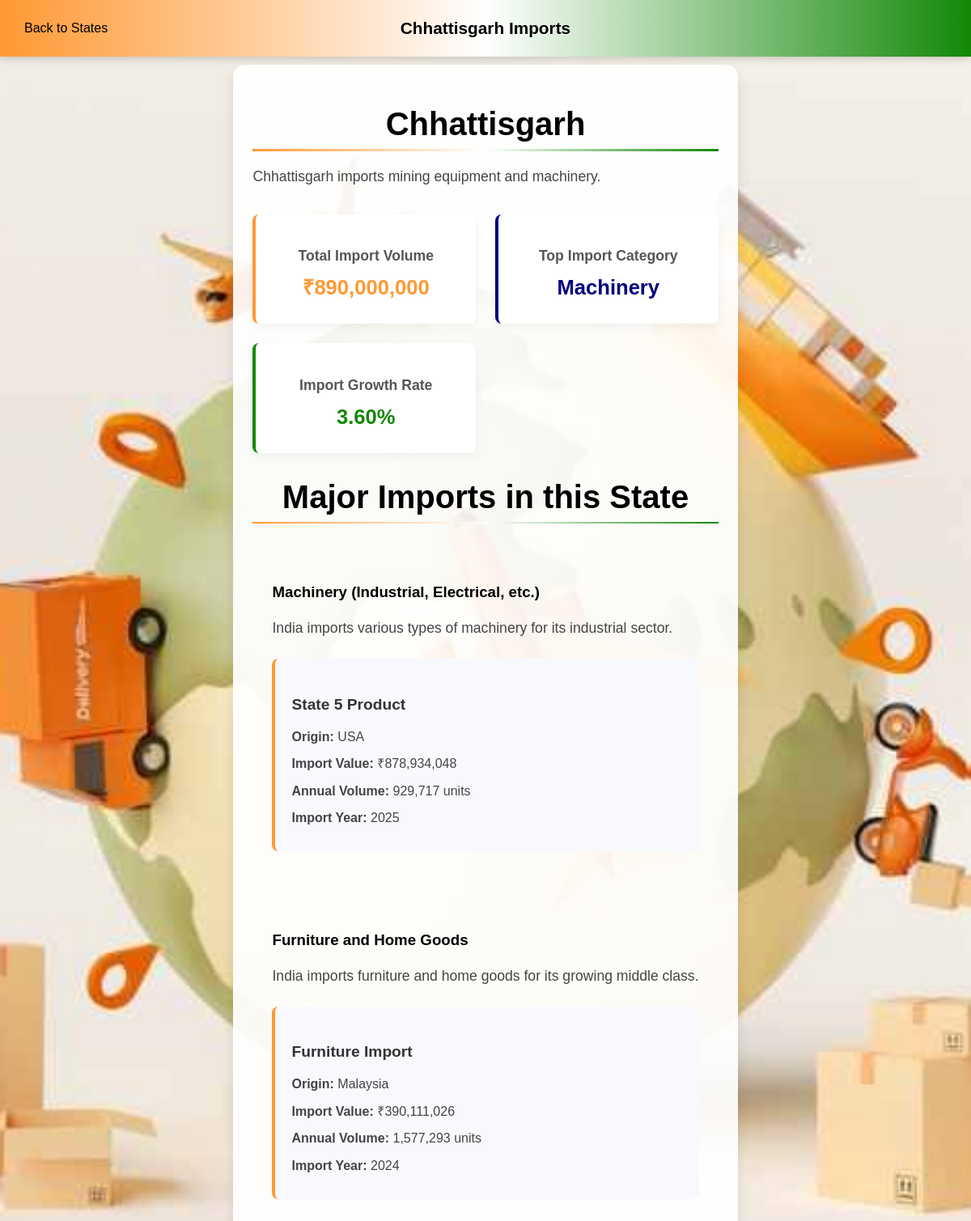
Page /pages/state_detail.php?id=5 on the committed database.
### tables this page shows
CREATE TABLE states (
    state_id INT AUTO_INCREMENT PRIMARY KEY,
    state_name VARCHAR(100) NOT NULL,
    state_description TEXT,
    state_image VARCHAR(255),
    import_volume DECIMAL(15,2),
    top_import_category VARCHAR(100),
    import_growth_rate DECIMAL(5,2)
);

CREATE TABLE categories (
    category_id INT AUTO_INCREMENT PRIMARY KEY,
    category_name VARCHAR(100) NOT NULL,
    category_description TEXT,
    category_image VARCHAR(255),
    annual_import_value DECIMAL(15,2),
    main_source_countries TEXT,
    import_growth_rate DECIMAL(5,2)
);

CREATE TABLE product_imports (
    import_id INT AUTO_INCREMENT PRIMARY KEY,
    product_name VARCHAR(255) NOT NULL,
    state_id INT,
    category_id INT,
    import_value DECIMAL(15,2),
    origin_country VARCHAR(100),
    import_year INT,
    import_volume DECIMAL(15,2),
    FOREIGN KEY (state_id) REFERENCES states(state_id),
    FOREIGN KEY (category_id) REFERENCES categories(category_id)
);

### pages/state_detail.php (the view, shortened to what this page needs)
<?php
include_once '../includes/db_connect.php';
$state_id = isset($_GET['id']) ? intval($_GET['id']) : 0;
$state_query = "SELECT * FROM states WHERE state_id = ?";
$stmt = $conn->prepare($state_query);
$stmt->bind_param("i", $state_id);
$stmt->execute();
$state_result = $stmt->get_result();
if($state_result && $state_result->num_rows > 0) {
    $state = $state_result->fetch_assoc();
    $state_name = $state['state_name'];
    $state_description = $state['state_description'];
    $import_volume = $state['import_volume'];
    $top_import_category = $state['top_import_category'];
    $import_growth_rate = $state['import_growth_rate'];
} else {
    header("Location: ../pages/states.php");
    exit();
}
$categories_query = "SELECT DISTINCT c.category_id, c.category_name, c.category_description
                     FROM categories c
                     JOIN product_imports pi ON c.category_id = pi.category_id
                     WHERE pi.state_id = ?";
$stmt = $conn->prepare($categories_query);
$stmt->bind_param("i", $state_id);
$stmt->execute();
$categories_result = $stmt->get_result();
$categories = [];
if($categories_result && $categories_result->num_rows > 0) {
    while($row = $categories_result->fetch_assoc()) {
        $categories[] = $row;
    }
}
?>
<!DOCTYPE html>
<html lang="en">
<head>
    <link rel="stylesheet" href="../public/css/states.css">
</head>
<body>
    <div class="navbar">
        <a href="../pages/states.php" class="back-link">Back to States</a>
        <div><?php echo htmlspecialchars($state_name); ?> Imports</div>
    </div>
    <div class="state-details">
        <h1><?php echo htmlspecialchars($state_name); ?></h1>
        <p><?php echo htmlspecialchars($state_description); ?></p>
        <div class="state-stats">
            <div class="stat-item">
                <h3>Total Import Volume</h3>
                <p>₹<?php echo number_format(htmlspecialchars($import_volume)); ?></p>
            </div>
            <div class="stat-item">
                <h3>Top Import Category</h3>
                <p><?php echo htmlspecialchars($top_import_category); ?></p>
            </div>
            <div class="stat-item">
                <h3>Import Growth Rate</h3>
                <p><?php echo htmlspecialchars($import_growth_rate); ?>%</p>
            </div>
        </div>
        <h2>Major Imports in this State</h2>
        <?php if(count($categories) > 0): ?>
            <?php foreach($categories as $category): ?>
                <div class="category-section">
                    <h3><?php echo htmlspecialchars($category['category_name']); ?></h3>
                    <p><?php echo htmlspecialchars($category['category_description']); ?></p>
                    <?php
                    $products_query = "SELECT * FROM product_imports
                                       WHERE state_id = ? AND category_id = ?";
                    $stmt = $conn->prepare($products_query);
                    $stmt->bind_param("ii", $state_id, $category['category_id']);
                    $stmt->execute();
                    $products_result = $stmt->get_result();
                    ?>
                    <div class="import-items">
                        <?php if($products_result && $products_result->num_rows > 0): ?>
                            <?php while($product = $products_result->fetch_assoc()): ?>
                                <div class="import-item">
                                    <h4><?php echo htmlspecialchars($product['product_name']); ?></h4>
                                    <p><strong>Origin:</strong> <?php echo htmlspecialchars($product['origin_country']); ?></p>
                                    <p><strong>Import Value:</strong> ₹<?php echo number_format(htmlspecialchars($product['import_value'])); ?></p>
                                    <p><strong>Annual Volume:</strong> <?php echo number_format(htmlspecialchars($product['import_volume'])); ?> units</p>
                                    <p><strong>Import Year:</strong> <?php echo htmlspecialchars($product['import_year']); ?></p>
                                </div>
                            <?php endwhile; ?>
                        <?php else: ?>
                            <p>No products found in this category for this state.</p>
                        <?php endif; ?>
                    </div>
                </div>
            <?php endforeach; ?>
        <?php else: ?>
            <p>No import categories found for this state.</p>
        <?php endif; ?>
    </div>
</body>
</html>

### public/css/states.css (style rules this page uses)
body { padding-top: 20px; margin: 0; padding: 0; font-family: Arial, sans-serif; background: url('../images/states/state.jpg') no-repeat center center fixed; background-size: cover; color: #000; overflow-x: hidden; display: flex; flex-wrap: wrap; justify-content: center; align-items: flex-start; }
.navbar { position: fixed; top: 0; left: 0; width: 100%; background: linear-gradient(90deg, #FF9933, #ffffff, #138808); padding: 15px 0; z-index: 1000; display: flex; align-items: center; height: 40px; color: #000; justify-content: center; box-shadow: 0 2px 10px rgba(0,0,0,0.2); }
.navbar div { font-size: 1.3rem; font-weight: 600; text-shadow: 1px 1px 2px rgba(255,255,255,0.5); position: relative; cursor: pointer; transition: transform 0.3s ease; }
.navbar div::after { content: ''; position: absolute; bottom: -5px; left: 0; width: 100%; height: 2px; background-color: blue; transform: scaleX(0); transform-origin: center; transition: transform 0.3s ease; }
.navbar .back-link { position: absolute; left: 0; top: 50%; transform: translateY(-50%); color: #000; text-decoration: none; padding: 10px 30px; font-weight: 500; transition: transform 0.3s ease; }
.navbar .back-link::after { content: ''; position: absolute; bottom: 5px; left: 30px; width: calc(100% - 60px); height: 2px; background-color: blue; transform: scaleX(0); transform-origin: left; transition: transform 0.3s ease; }
.state-details { max-width: 1200px; margin: 80px auto 2rem; padding: 1.5rem; background-color: rgba(255, 255, 255, 0.92); border-radius: 15px; box-shadow: 0 8px 16px rgba(0, 0, 0, 0.1); }
.state-details h1 { font-size: 2.5rem; color: #000; margin-bottom: 1rem; border-bottom: 3px solid; border-image: linear-gradient(to right, #FF9933, #ffffff, #138808) 1; padding-bottom: 0.5rem; text-align: center; }
.state-details p { font-size: 1.1rem; margin-bottom: 1.5rem; color: #444; line-height: 1.6; }
.state-stats { display: grid; grid-template-columns: repeat(auto-fit, minmax(250px, 1fr)); gap: 1.5rem; margin: 2rem 0; }
.stat-item { background-color: white; border-radius: 8px; padding: 1.5rem; box-shadow: 0 4px 12px rgba(0, 0, 0, 0.05); transition: transform 0.3s ease, box-shadow 0.3s ease; text-align: center; }
.stat-item:nth-child(3n+1) { border-left: 4px solid #FF9933; }
.stat-item:nth-child(3n+2) { border-left: 4px solid #000080; }
.stat-item:nth-child(3n+3) { border-left: 4px solid #138808; }
.stat-item h3 { font-size: 1.1rem; color: #555; margin-bottom: 0.5rem; }
.stat-item p { font-size: 1.6rem; font-weight: 600; margin: 0; }
.stat-item:nth-child(3n+1) p { color: #FF9933; }
.stat-item:nth-child(3n+2) p { color: #000080; }
.stat-item:nth-child(3n+3) p { color: #138808; }
.category-section { background-color: rgba(255, 255, 255, 0); border-radius: 12px; margin: 2rem 0; padding: 1.5rem; transition: transform 0.3s ease, background-color 0.3s ease; overflow: hidden; position: relative; }
.import-items { display: grid; grid-template-columns: repeat(auto-fill, minmax(300px, 1fr)); gap: 1.5rem; margin-top: 1.5rem; }
.import-item { background-color: #f8f9ff; border-radius: 8px; padding: 1.25rem; transition: transform 0.3s ease, box-shadow 0.3s ease; position: relative; overflow: hidden; }
.import-item:nth-child(3n+1) { border-left: 4px solid #FF9933; }
.import-item h4 { font-size: 1.2rem; color: #333; margin-bottom: 1rem; }
.import-item p { margin: 0.5rem 0; font-size: 1rem; }
h2 { font-size: 1.8rem; color: #000; margin: 2rem 0 1rem; padding-bottom: 0.5rem; border-bottom: 2px solid; border-image: linear-gradient(to right, #FF9933, #ffffff, #138808) 1; text-align: center; }
@media (min-width: 1200px) { h2, .category-details h1 { font-size: 2.5rem; } }

### rows in the picture
states: state_name "Chhattisgarh", state_description "Chhattisgarh imports mining equipment and machinery.", import_volume "890,000,000", top_import_category "Machinery", import_growth_rate "3.60"
categories: category_name "Machinery (Industrial, Electrical, etc.)", category_description "India imports various types of machinery for its industrial sector."
product_imports: product_name "State 5 Product", origin_country "USA", import_value "878,934,048", import_volume "929,717", import_year "2025"
categories: category_name "Furniture and Home Goods", category_description "India imports furniture and home goods for its growing middle class."
product_imports: product_name "Furniture Import", origin_country "Malaysia", import_value "390,111,026", import_volume "1,577,293", import_year "2024"
